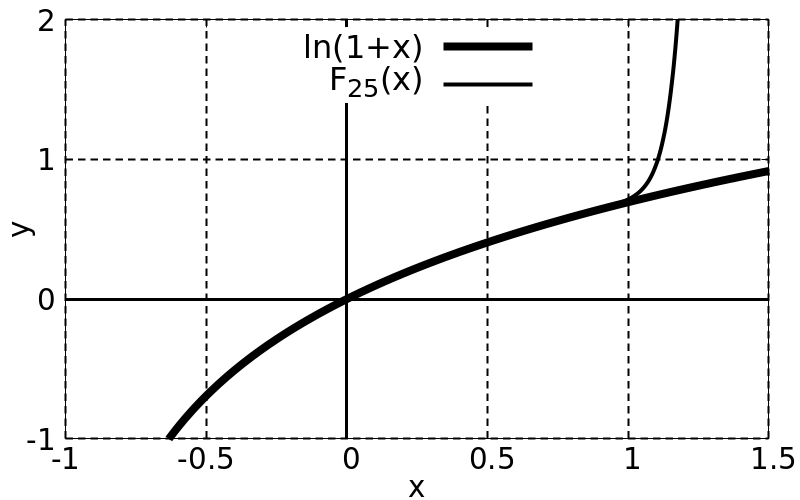

Here is the gnuplot script that generated this plot:
load "template/function-plot.gnuplot"

set key top center

set xrange [-1:1.5]
set yrange [-1:2]

set xtics 0.5
set ytics 1

fn(x,n) = (-1)**(n+1.0) / (1.0*n) * x**n 

plot \
  log(1+x) lc 0 lw 8 title "ln(1+x)", \
  sum [k=1:25] fn(x,k) lc 0 lw 4 title "F_{25}(x)"
